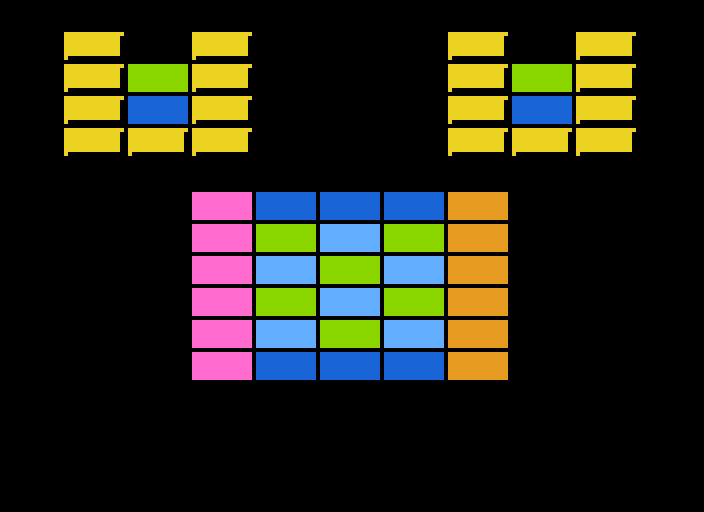

The image is a tile-based game level rendered from a .tmx file. Its description and complete source (layers, tilesets, objects, tile grids) follow:
An orthogonal 11x16 tile map with 64x32 px tiles, 1 tile layer (Level).

<map version="1.10" tiledversion="1.10.2" orientation="orthogonal" renderorder="right-down" width="11" height="16" tilewidth="64" tileheight="32" infinite="0" nextlayerid="2" nextobjectid="1">
 <tileset firstgid="1" name="tileset" tilewidth="64" tileheight="32" tilecount="12" columns="4">
  <image source="tileset.png" width="256" height="96" />
 </tileset>
 <layer id="1" name="Level" width="11" height="16">
  <data encoding="csv">
0,0,0,0,0,0,0,0,0,0,0,
0,10,0,10,0,0,0,10,0,10,0,
0,10,4,10,0,0,0,10,4,10,0,
0,10,6,10,0,0,0,10,6,10,0,
0,10,10,10,0,0,0,10,10,10,0,
0,0,0,0,0,0,0,0,0,0,0,
0,0,0,7,6,6,6,8,0,0,0,
0,0,0,7,4,3,4,8,0,0,0,
0,0,0,7,3,4,3,8,0,0,0,
0,0,0,7,4,3,4,8,0,0,0,
0,0,0,7,3,4,3,8,0,0,0,
0,0,0,7,6,6,6,8,0,0,0,
0,0,0,0,0,0,0,0,0,0,0,
0,0,0,0,0,0,0,0,0,0,0,
0,0,0,0,0,0,0,0,0,0,0,
0,0,0,0,0,0,0,0,0,0,0
</data>
 </layer>
</map>
